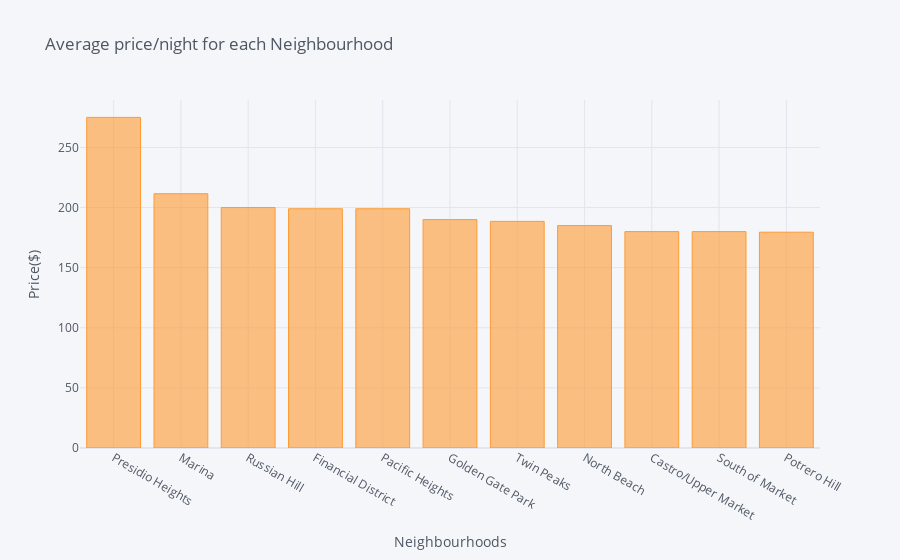

Notebook code cell kept with this figure:
### Code cell
price_nbhd[:11].iplot(kind='bar',x='Neighbourhoods',y='Price',
                         title='Average price/night for each Neighbourhood',
                         xTitle='Neighbourhoods',yTitle='Price($)')

### Figure 1 — Plotly figure (JSON) as saved in the notebook; plotly's stock layout.template omitted (floating-point values rounded to 4 significant figures)
{"data": [{"marker": {"color": "rgba(255, 153, 51, 0.6)", "line": {"color": "rgba(255, 153, 51, 1.0)", "width": 1}}, "name": "Price", "orientation": "v", "text": "", "type": "bar", "x": ["Presidio Heights", "Marina", "Russian Hill", "Financial District", "Pacific Heights", "Golden Gate Park", "Twin Peaks", "North Beach", "Castro/Upper Market", "South of Market", "Potrero Hill"], "y": [275, 211.5, 200, 199, 199, 190, 188.5, 185, 180, 180, 179.5]}], "layout": {"legend": {"bgcolor": "#F5F6F9", "font": {"color": "#4D5663"}}, "paper_bgcolor": "#F5F6F9", "plot_bgcolor": "#F5F6F9", "title": {"font": {"color": "#4D5663"}, "text": "Average price/night for each Neighbourhood"}, "xaxis": {"gridcolor": "#E1E5ED", "showgrid": true, "tickfont": {"color": "#4D5663"}, "title": {"font": {"color": "#4D5663"}, "text": "Neighbourhoods"}, "zerolinecolor": "#E1E5ED"}, "yaxis": {"gridcolor": "#E1E5ED", "showgrid": true, "tickfont": {"color": "#4D5663"}, "title": {"font": {"color": "#4D5663"}, "text": "Price($)"}, "zerolinecolor": "#E1E5ED"}}}
